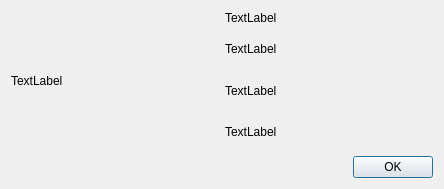
<?xml version="1.0" encoding="UTF-8"?>
<ui version="4.0">
 <class>About</class>
 <widget class="QWidget" name="About">
  <property name="windowModality">
   <enum>Qt::WindowModal</enum>
  </property>
  <property name="geometry">
   <rect>
    <x>0</x>
    <y>0</y>
    <width>444</width>
    <height>189</height>
   </rect>
  </property>
  <property name="focusPolicy">
   <enum>Qt::StrongFocus</enum>
  </property>
  <property name="acceptDrops">
   <bool>false</bool>
  </property>
  <property name="windowTitle">
   <string>About QTV</string>
  </property>
  <property name="windowIcon">
   <iconset resource="../resources.qrc">
    <normaloff>:/images/help</normaloff>:/images/help</iconset>
  </property>
  <layout class="QVBoxLayout" name="verticalLayout_2">
   <item>
    <layout class="QHBoxLayout" name="horizontalLayout">
     <item>
      <widget class="QLabel" name="labelIcon">
       <property name="sizePolicy">
        <sizepolicy hsizetype="Preferred" vsizetype="Preferred">
         <horstretch>0</horstretch>
         <verstretch>0</verstretch>
        </sizepolicy>
       </property>
       <property name="text">
        <string>TextLabel</string>
       </property>
      </widget>
     </item>
     <item>
      <layout class="QVBoxLayout" name="verticalLayout">
       <item>
        <widget class="QLabel" name="labelApplication">
         <property name="sizePolicy">
          <sizepolicy hsizetype="Preferred" vsizetype="Fixed">
           <horstretch>0</horstretch>
           <verstretch>0</verstretch>
          </sizepolicy>
         </property>
         <property name="text">
          <string>TextLabel</string>
         </property>
        </widget>
       </item>
       <item>
        <widget class="QLabel" name="labelOrganisation">
         <property name="text">
          <string>TextLabel</string>
         </property>
        </widget>
       </item>
       <item>
        <widget class="QLabel" name="label">
         <property name="text">
          <string>TextLabel</string>
         </property>
        </widget>
       </item>
       <item>
        <widget class="QLabel" name="labelFetch">
         <property name="text">
          <string>TextLabel</string>
         </property>
        </widget>
       </item>
      </layout>
     </item>
    </layout>
   </item>
   <item>
    <widget class="QDialogButtonBox" name="buttonBox">
     <property name="standardButtons">
      <set>QDialogButtonBox::Ok</set>
     </property>
    </widget>
   </item>
  </layout>
 </widget>
 <resources>
  <include location="../resources.qrc"/>
 </resources>
 <connections/>
</ui>
